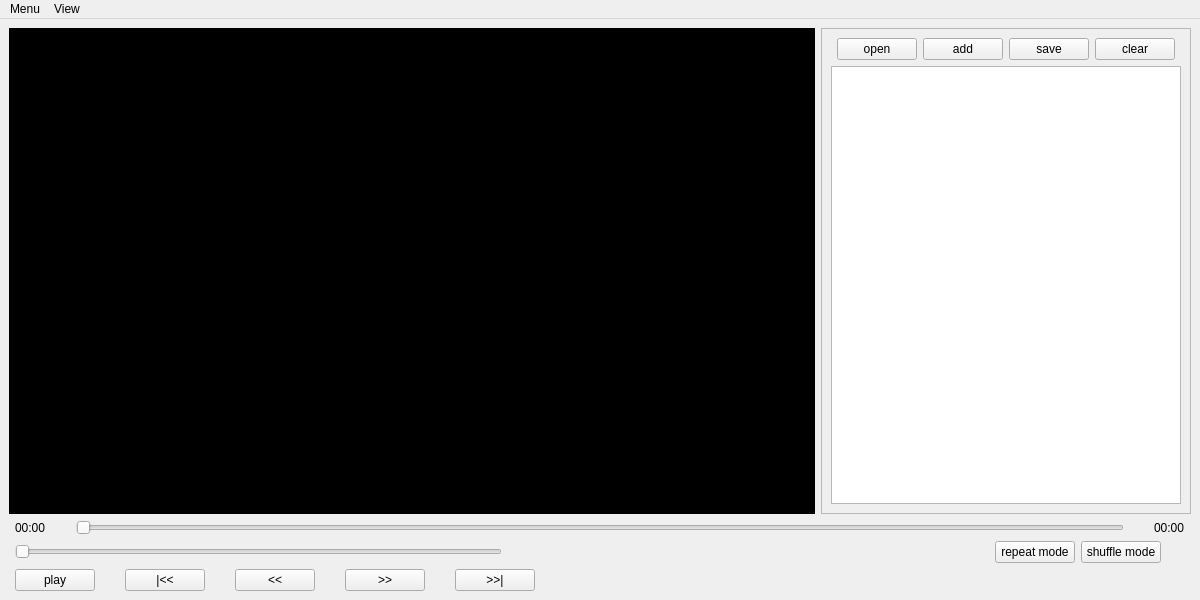
<?xml version="1.0" encoding="UTF-8"?>
<ui version="4.0">
 <class>MainWindow</class>
 <widget class="QMainWindow" name="MainWindow">
  <property name="geometry">
   <rect>
    <x>0</x>
    <y>0</y>
    <width>1200</width>
    <height>600</height>
   </rect>
  </property>
  <property name="sizePolicy">
   <sizepolicy hsizetype="Expanding" vsizetype="Expanding">
    <horstretch>0</horstretch>
    <verstretch>0</verstretch>
   </sizepolicy>
  </property>
  <property name="minimumSize">
   <size>
    <width>200</width>
    <height>200</height>
   </size>
  </property>
  <property name="maximumSize">
   <size>
    <width>12000</width>
    <height>6300</height>
   </size>
  </property>
  <property name="windowTitle">
   <string>Media Player</string>
  </property>
  <widget class="QWidget" name="centralwidget">
   <property name="sizePolicy">
    <sizepolicy hsizetype="Expanding" vsizetype="Expanding">
     <horstretch>0</horstretch>
     <verstretch>0</verstretch>
    </sizepolicy>
   </property>
   <property name="styleSheet">
    <string notr="true"/>
   </property>
   <layout class="QHBoxLayout" name="horizontalLayout_3">
    <item>
     <layout class="QVBoxLayout" name="verticalLayoutMain">
      <item>
       <layout class="QHBoxLayout" name="mainhorilayout" stretch="1,0">
        <item>
         <layout class="QHBoxLayout" name="hrcontainer">
          <item>
           <widget class="QWidget" name="widgetVideo" native="true">
            <property name="sizePolicy">
             <sizepolicy hsizetype="Maximum" vsizetype="Minimum">
              <horstretch>0</horstretch>
              <verstretch>0</verstretch>
             </sizepolicy>
            </property>
            <property name="minimumSize">
             <size>
              <width>100</width>
              <height>100</height>
             </size>
            </property>
            <property name="maximumSize">
             <size>
              <width>1110</width>
              <height>11111</height>
             </size>
            </property>
            <property name="styleSheet">
             <string notr="true">background-color: rgb(0, 0, 0);</string>
            </property>
            <layout class="QVBoxLayout" name="verticalLayout_3"/>
           </widget>
          </item>
         </layout>
        </item>
        <item>
         <widget class="QFrame" name="playlistframe">
          <property name="frameShape">
           <enum>QFrame::StyledPanel</enum>
          </property>
          <property name="frameShadow">
           <enum>QFrame::Raised</enum>
          </property>
          <layout class="QVBoxLayout" name="verticalLayout">
           <item>
            <layout class="QVBoxLayout" name="verticalLayout_2">
             <item>
              <layout class="QHBoxLayout" name="horizontalLayout_2">
               <property name="sizeConstraint">
                <enum>QLayout::SetMinimumSize</enum>
               </property>
               <property name="leftMargin">
                <number>6</number>
               </property>
               <property name="rightMargin">
                <number>6</number>
               </property>
               <item>
                <widget class="QPushButton" name="openPlaylistButton">
                 <property name="text">
                  <string>open</string>
                 </property>
                </widget>
               </item>
               <item>
                <widget class="QPushButton" name="addMediaButton">
                 <property name="text">
                  <string>add</string>
                 </property>
                </widget>
               </item>
               <item>
                <widget class="QPushButton" name="savePlaylistButton">
                 <property name="text">
                  <string>save</string>
                 </property>
                </widget>
               </item>
               <item>
                <widget class="QPushButton" name="clearPlaylistButton">
                 <property name="text">
                  <string>clear</string>
                 </property>
                </widget>
               </item>
              </layout>
             </item>
             <item>
              <widget class="QListWidget" name="playlistWidget"/>
             </item>
            </layout>
           </item>
          </layout>
         </widget>
        </item>
       </layout>
      </item>
      <item>
       <layout class="QHBoxLayout" name="positionLayout">
        <property name="spacing">
         <number>30</number>
        </property>
        <property name="leftMargin">
         <number>6</number>
        </property>
        <property name="rightMargin">
         <number>6</number>
        </property>
        <item>
         <widget class="QLabel" name="currentPositionLabel">
          <property name="text">
           <string>00:00</string>
          </property>
         </widget>
        </item>
        <item>
         <widget class="QSlider" name="positionSlider">
          <property name="orientation">
           <enum>Qt::Horizontal</enum>
          </property>
         </widget>
        </item>
        <item>
         <widget class="QLabel" name="durationPositionLabel">
          <property name="text">
           <string>00:00</string>
          </property>
         </widget>
        </item>
       </layout>
      </item>
      <item>
       <layout class="QHBoxLayout" name="volumeLayout">
        <property name="leftMargin">
         <number>6</number>
        </property>
        <property name="rightMargin">
         <number>30</number>
        </property>
        <item>
         <widget class="QSlider" name="volumeSlider">
          <property name="orientation">
           <enum>Qt::Horizontal</enum>
          </property>
         </widget>
        </item>
        <item>
         <spacer name="horizontalSpacer_2">
          <property name="orientation">
           <enum>Qt::Horizontal</enum>
          </property>
          <property name="sizeHint" stdset="0">
           <size>
            <width>40</width>
            <height>20</height>
           </size>
          </property>
         </spacer>
        </item>
        <item>
         <widget class="QPushButton" name="repeatButton">
          <property name="text">
           <string>repeat mode</string>
          </property>
         </widget>
        </item>
        <item>
         <widget class="QPushButton" name="shuffleButton">
          <property name="text">
           <string>shuffle mode</string>
          </property>
         </widget>
        </item>
       </layout>
      </item>
      <item>
       <layout class="QHBoxLayout" name="buttonControlLayout">
        <property name="spacing">
         <number>30</number>
        </property>
        <property name="leftMargin">
         <number>6</number>
        </property>
        <item>
         <widget class="QPushButton" name="playPauseButton">
          <property name="text">
           <string>play</string>
          </property>
         </widget>
        </item>
        <item>
         <widget class="QPushButton" name="previousButton">
          <property name="text">
           <string>|&lt;&lt;</string>
          </property>
         </widget>
        </item>
        <item>
         <widget class="QPushButton" name="seekPrevButton">
          <property name="text">
           <string>&lt;&lt;</string>
          </property>
         </widget>
        </item>
        <item>
         <widget class="QPushButton" name="seekNextButton">
          <property name="text">
           <string>&gt;&gt;</string>
          </property>
         </widget>
        </item>
        <item>
         <widget class="QPushButton" name="nextButton">
          <property name="text">
           <string>&gt;&gt;|</string>
          </property>
         </widget>
        </item>
        <item>
         <spacer name="horizontalSpacer">
          <property name="orientation">
           <enum>Qt::Horizontal</enum>
          </property>
          <property name="sizeHint" stdset="0">
           <size>
            <width>40</width>
            <height>20</height>
           </size>
          </property>
         </spacer>
        </item>
       </layout>
      </item>
     </layout>
    </item>
   </layout>
  </widget>
  <widget class="QMenuBar" name="menubar">
   <property name="geometry">
    <rect>
     <x>0</x>
     <y>0</y>
     <width>1200</width>
     <height>22</height>
    </rect>
   </property>
   <widget class="QMenu" name="menuMenu">
    <property name="title">
     <string>Menu</string>
    </property>
    <addaction name="actionAdd"/>
    <addaction name="actionClose"/>
   </widget>
   <widget class="QMenu" name="menuview">
    <property name="title">
     <string>View</string>
    </property>
    <addaction name="actionplaylist"/>
   </widget>
   <addaction name="menuMenu"/>
   <addaction name="menuview"/>
  </widget>
  <action name="actionAdd">
   <property name="text">
    <string>Add</string>
   </property>
  </action>
  <action name="actionClose">
   <property name="text">
    <string>Close</string>
   </property>
  </action>
  <action name="actionplaylist">
   <property name="text">
    <string>playlist</string>
   </property>
  </action>
 </widget>
 <resources/>
 <connections/>
</ui>
